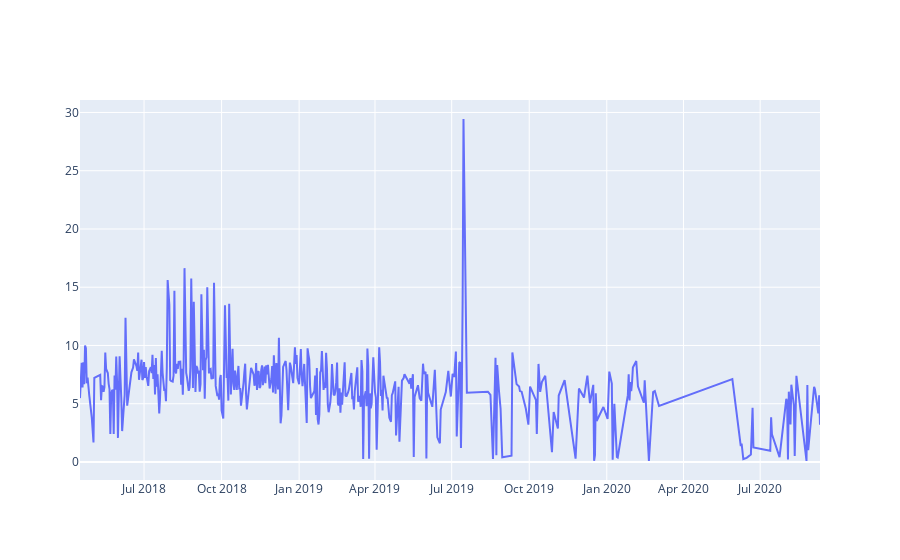

Notebook code cell kept with this figure:
### Code cell
import plotly.graph_objects as go

fig = go.Figure([go.Scatter(x=sleep_data_merged['date'], y=sleep_data_merged['total_sleep'])])
fig.show()

### Figure 1 — Plotly figure (JSON) as saved in the notebook; plotly's stock layout.template omitted (floating-point values rounded to 4 significant figures; data arrays with more than 128 entries replaced by an {"elided": "..."} marker saying what was removed)
{"data": [{"type": "scatter", "x": {"elided": "449 str values"}, "y": {"elided": "449 float values"}}], "layout": {}}
